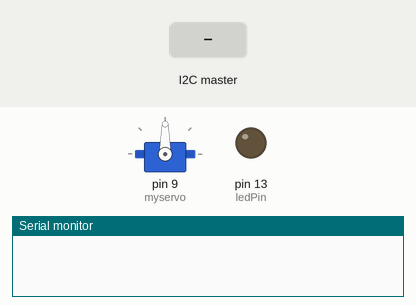
A sketch run on a simulated Arduino Uno, built with avr-gcc and run on an emulated ATmega328P. On the bench: servo, output pins drawn as LEDs (lit = HIGH), the last lines printed to the serial monitor. Inputs (shaded band) come from the test bench.

Above: at 1.2 s.
1.3 s: the I2C master sends the byte 1
At 2.2 s:
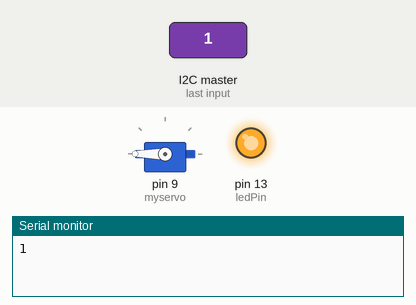
2.8 s: the I2C master sends the byte 0
At 3.4 s:
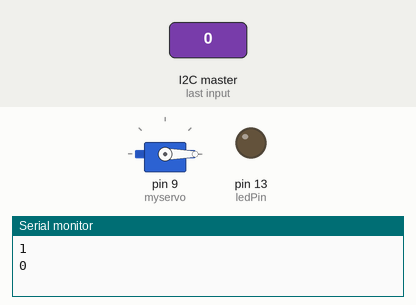
Timing chart, 0 to 5.8 s (numbered marks = the images above; inputs shaded):
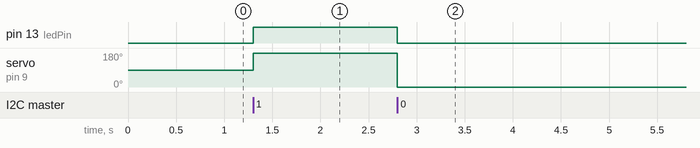

Measured:
- after the input at 1.3 s, pin 13 (ledPin): LOW → HIGH at once; servo on pin 9 (myservo): 90° → 180° at once
- after the input at 2.8 s, pin 13 (ledPin): HIGH → LOW at once; servo on pin 9 (myservo): 180° → 0° at once

The sketch:

slave.ino
```cpp
#include <Servo.h>
#include <Wire.h>
const int ledPin = 13; // the number of the LED pin
Servo myservo; // create servo object to control a servo
int val; // variable to read the value from the analog pin
void setup() {
  // initialize the LED pin as an output:
  pinMode(ledPin, OUTPUT);
  Wire.begin(8); // join i2c bus with address #8
  Wire.onReceive(receiveEvent); // register event
  Serial.begin(9600); // start serial for output
  myservo.attach(9); // attaches the servo on pin 9 to the servo object
}
void loop() {
  delay(1000);
}
// function that executes whenever data is received from master
// this function is registered as an event, see setup()
void receiveEvent(int howMany) {
  while (1 < Wire.available()) { // loop through all but the last
    char c = Wire.read(); // receive byte as a character
    Serial.print(c); // print the character
  }
  int x = Wire.read(); // receive byte as an integer
  Serial.println(x); // print the integer

  if (x == 1) {
    digitalWrite(ledPin, HIGH);
    myservo.write(180); // sets the servo position
    delay(15); // waits for the servo to get there
  } else {
    digitalWrite(ledPin, LOW);
    myservo.write(0); // sets the servo position
    delay(15); // waits for the servo to get there
  }

}
```
